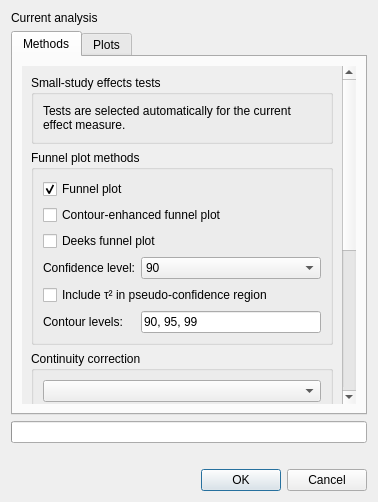
<?xml version="1.0" encoding="UTF-8"?>
<ui version="4.0">
 <class>PublicationBiasDialog</class>
 <widget class="QDialog" name="PublicationBiasDialog">
  <property name="windowTitle"><string>Publication Bias - RC MetaStudio</string></property>
  <property name="modal"><bool>true</bool></property>
  <layout class="QVBoxLayout" name="verticalLayout">
   <item><widget class="QLabel" name="context_label"><property name="text"><string>Current analysis</string></property></widget></item>
   <item>
    <widget class="QTabWidget" name="tabs">
     <property name="currentIndex"><number>0</number></property>
     <widget class="QWidget" name="methods_tab">
      <attribute name="title"><string>Methods</string></attribute>
      <layout class="QVBoxLayout" name="methods_layout">
       <item>
        <widget class="QScrollArea" name="methods_scroll">
         <property name="frameShape"><enum>QFrame::NoFrame</enum></property>
         <property name="widgetResizable"><bool>true</bool></property>
         <widget class="QWidget" name="methods_scroll_content">
          <layout class="QVBoxLayout" name="methods_scroll_layout">
           <item>
            <widget class="QGroupBox" name="automatic_test_group">
             <property name="title"><string>Small-study effects tests</string></property>
             <layout class="QVBoxLayout" name="automatic_test_layout">
              <item><widget class="QLabel" name="automatic_test_label"><property name="wordWrap"><bool>true</bool></property><property name="text"><string>Tests are selected automatically for the current effect measure.</string></property></widget></item>
             </layout>
           </widget>
           </item>
           <item>
            <widget class="QGroupBox" name="plot_selection_group">
             <property name="title"><string>Funnel plot methods</string></property>
             <layout class="QVBoxLayout" name="plot_selection_layout">
              <item><widget class="QCheckBox" name="ordinary_funnel_check"><property name="text"><string>Funnel plot</string></property><property name="checked"><bool>true</bool></property></widget></item>
              <item><widget class="QCheckBox" name="contour_funnel_check"><property name="text"><string>Contour-enhanced funnel plot</string></property></widget></item>
              <item><widget class="QCheckBox" name="deeks_funnel_check"><property name="text"><string>Deeks funnel plot</string></property></widget></item>
              <item>
               <layout class="QFormLayout" name="plot_method_options_layout">
                <item row="0" column="0"><widget class="QLabel" name="sampling_confidence_label"><property name="text"><string>Confidence level:</string></property></widget></item>
                <item row="0" column="1"><widget class="QComboBox" name="sampling_confidence_combo"><item><property name="text"><string>90</string></property></item><item><property name="text"><string>95</string></property></item><item><property name="text"><string>99</string></property></item></widget></item>
                <item row="1" column="0" colspan="2"><widget class="QCheckBox" name="include_tau2_check"><property name="text"><string>Include τ² in pseudo-confidence region</string></property></widget></item>
                <item row="2" column="0"><widget class="QLabel" name="contour_levels_label"><property name="text"><string>Contour levels:</string></property></widget></item>
                <item row="2" column="1"><widget class="QLineEdit" name="contour_levels_edit"><property name="text"><string>90, 95, 99</string></property></widget></item>
               </layout>
              </item>
             </layout>
            </widget>
           </item>
           <item>
            <widget class="QGroupBox" name="correction_group">
             <property name="title"><string>Continuity correction</string></property>
             <layout class="QVBoxLayout" name="correction_layout">
              <item><widget class="QComboBox" name="correction_policy_combo"/></item>
              <item><widget class="QLabel" name="correction_reason_label"><property name="wordWrap"><bool>true</bool></property></widget></item>
             </layout>
            </widget>
           </item>
           <item>
            <widget class="QGroupBox" name="sensitivity_group">
             <property name="title"><string>Sensitivity analyses</string></property>
             <layout class="QVBoxLayout" name="sensitivity_layout">
              <item><widget class="QCheckBox" name="trim_fill_check"><property name="text"><string>Trim-and-fill</string></property></widget></item>
              <item>
               <widget class="QGroupBox" name="trim_fill_group">
                <property name="title"><string>Trim-and-fill parameters</string></property>
                <layout class="QFormLayout" name="trim_fill_layout">
                 <item row="0" column="0"><widget class="QLabel" name="trim_fill_estimator_label"><property name="text"><string>Estimator:</string></property></widget></item>
                 <item row="0" column="1"><widget class="QComboBox" name="trim_fill_estimator_combo"><item><property name="text"><string>L0</string></property></item><item><property name="text"><string>R0</string></property></item></widget></item>
                 <item row="1" column="0"><widget class="QLabel" name="trim_fill_side_label"><property name="text"><string>Side:</string></property></widget></item>
                 <item row="1" column="1"><widget class="QComboBox" name="trim_fill_side_combo"><item><property name="text"><string>auto</string></property></item><item><property name="text"><string>left</string></property></item><item><property name="text"><string>right</string></property></item></widget></item>
                 <item row="2" column="0"><widget class="QLabel" name="trim_fill_model_label"><property name="text"><string>Model:</string></property></widget></item>
                 <item row="2" column="1"><widget class="QComboBox" name="trim_fill_model_combo"><item><property name="text"><string>random</string></property></item><item><property name="text"><string>common</string></property></item></widget></item>
                </layout>
               </widget>
              </item>
              <item><widget class="QCheckBox" name="extrapolation_check"><property name="text"><string>Infinite-precision estimate</string></property></widget></item>
             </layout>
            </widget>
           </item>
           <item><spacer name="methods_spacer"><property name="orientation"><enum>Qt::Vertical</enum></property><property name="sizeType"><enum>QSizePolicy::Expanding</enum></property><property name="sizeHint"><size><width>20</width><height>20</height></size></property></spacer></item>
          </layout>
         </widget>
        </widget>
       </item>
      </layout>
     </widget>
     <widget class="QWidget" name="plots_tab">
      <attribute name="title"><string>Plots</string></attribute>
      <layout class="QVBoxLayout" name="plots_layout">
       <item>
        <widget class="QScrollArea" name="plots_scroll">
         <property name="frameShape"><enum>QFrame::NoFrame</enum></property>
         <property name="widgetResizable"><bool>true</bool></property>
         <widget class="QWidget" name="plots_scroll_content">
          <layout class="QVBoxLayout" name="plots_scroll_layout">
           <item>
            <widget class="QGroupBox" name="presentation_group">
             <property name="title"><string>Appearance</string></property>
             <layout class="QFormLayout" name="presentation_layout">
              <item row="0" column="0"><widget class="QLabel" name="style_label"><property name="text"><string>Style:</string></property></widget></item>
              <item row="0" column="1"><widget class="QComboBox" name="style_combo"><item><property name="text"><string>Default</string></property></item><item><property name="text"><string>RevMan</string></property></item><item><property name="text"><string>BMJ</string></property></item></widget></item>
              <item row="1" column="0"><widget class="QLabel" name="point_size_label"><property name="text"><string>Point size:</string></property></widget></item>
              <item row="1" column="1"><widget class="QDoubleSpinBox" name="point_size_spin"><property name="minimum"><double>0.250000000000000</double></property><property name="maximum"><double>3.000000000000000</double></property><property name="singleStep"><double>0.050000000000000</double></property><property name="value"><double>1.000000000000000</double></property></widget></item>
              <item row="2" column="0" colspan="2"><widget class="QCheckBox" name="pooled_overlay_check"><property name="text"><string>Show pooled estimate</string></property><property name="checked"><bool>true</bool></property></widget></item>
              <item row="3" column="0" colspan="2"><widget class="QCheckBox" name="reference_line_check"><property name="text"><string>Show reference line</string></property><property name="checked"><bool>true</bool></property></widget></item>
              <item row="4" column="0"><widget class="QLabel" name="label_policy_label"><property name="text"><string>Study labels:</string></property></widget></item>
              <item row="4" column="1"><widget class="QComboBox" name="label_policy_combo"><item><property name="text"><string>None</string></property></item><item><property name="text"><string>Outside pseudo-confidence region</string></property></item><item><property name="text"><string>All</string></property></item></widget></item>
             </layout>
            </widget>
           </item>
           <item><spacer name="plots_spacer"><property name="orientation"><enum>Qt::Vertical</enum></property><property name="sizeType"><enum>QSizePolicy::Expanding</enum></property><property name="sizeHint"><size><width>20</width><height>20</height></size></property></spacer></item>
          </layout>
         </widget>
        </widget>
       </item>
      </layout>
     </widget>
    </widget>
   </item>
   <item><widget class="QProgressBar" name="progress_bar"><property name="visible"><bool>false</bool></property></widget></item>
   <item><widget class="QLabel" name="failure_label"><property name="visible"><bool>false</bool></property><property name="wordWrap"><bool>true</bool></property></widget></item>
   <item><widget class="QDialogButtonBox" name="button_box"><property name="standardButtons"><set>QDialogButtonBox::Cancel|QDialogButtonBox::Ok</set></property></widget></item>
  </layout>
 </widget>
 <resources><include location="images/icons.qrc"/></resources>
 <connections/>
</ui>
